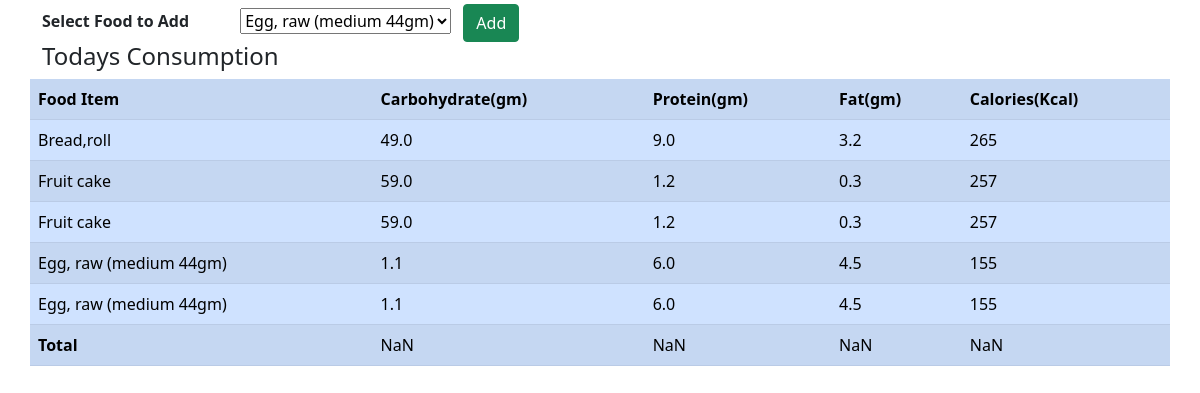
Before: / (signed in) with the older database file.
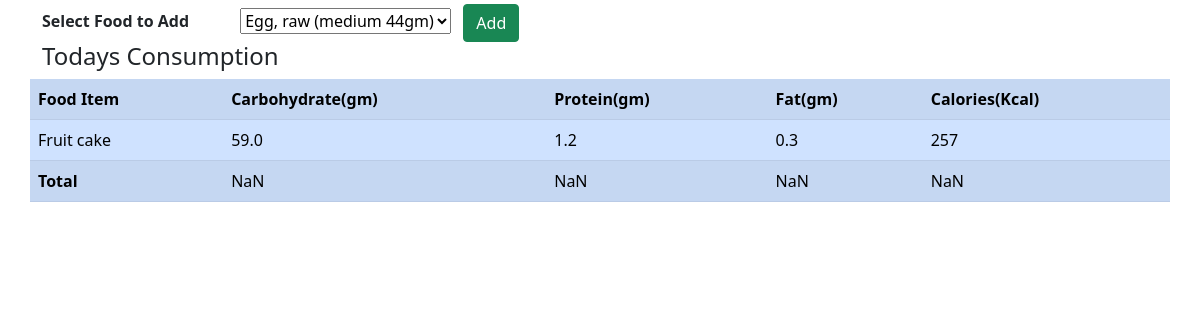
After: the same page with the newer database file.
### myapp/models.py (models this page shows, shortened)
class Consume(models.Model):
    user = models.ForeignKey(User, on_delete=models.CASCADE)
    food_consumed = models.ForeignKey(Food, on_delete=models.CASCADE)

class Food(models.Model):
    name = models.CharField(max_length=100)
    carbs = models.FloatField()
    protein = models.FloatField()
    fats = models.FloatField()
    calories = models.IntegerField()

### myapp/views.py (the view)
# urls.py: path('',views.index,name='index'),
def index(request):
    if request.method == "POST":
        food_consumed = request.POST['food_consumed']
        consume = Food.objects.get(name=food_consumed)
        user = request.user
        consume = Consume(user=user,food_consumed=consume)
        consume.save()
        foods = Food.objects.all()
    else:
        foods = Food.objects.all()
    consumed_food = Consume.objects.filter(user=request.user)
    return render(request,'myapp/index.html',{'foods':foods,'consumed_food':consumed_food})

### myapp/templates/myapp/index.html (shortened to what this page needs)
<!DOCTYPE html>
<html lang="en">
<head>
    <link href="https://cdn.jsdelivr.net/npm/bootstrap@5.0.2/dist/css/bootstrap.min.css" rel="stylesheet"
>
</head>
<body>
    <div class="container">
        <div class="row">
            <div class="col-md-12">
                <form method="POST">
                    <div class="form-group">
                        <label class="col-md-2">
                            <b>Select Food to Add</b>
                        </label>
                        <select class="m-2" class="col-md-6 form-control" name="food_consumed" id="food_consumed">
                            {% for food in foods %}
                            <option value="{{food.name}}">{{food.name}}</option>
                            {% endfor %}
                        </select>
                        <button class="btn btn-success" type="submit">Add</button>
                    </div>
                </form>
            </div>
        </div>
        <div class="row">
            <div class="col-md-6">
                <h4>Todays Consumption</h4>
            </div>
            <table id="table" class="table table-striped table-primary">
                <tr>
                    <th>Food Item</th>
                    <th>Carbohydrate(gm)</th>
                    <th>Protein(gm)</th>
                    <th>Fat(gm)</th>
                    <th>Calories(Kcal)</th>
                </tr>
                {% for c in consumed_food %}
                <tr>
                    <td>{{c.food_consumed.name}}</td>
                    <td>{{c.food_consumed.carbs}}</td>
                    <td>{{c.food_consumed.protein}}</td>
                    <td>{{c.food_consumed.fats}}</td>
                    <td>{{c.food_consumed.calories}}</td>
                </tr>
                {% endfor %}
                <tr>
                    <td id="name"><b>Total</b></td>
                    <td id="totalCarbs"><b></b></td>
                    <td id="totalProtein"><b></b></td>
                    <td id="totalFat"><b></b></td>
                    <td id="totalCalories"><b></b></td>
                </tr>
            </table>
        </div>
    </div>
</body>
</html>

Changed rows visible on the page:
removed Consume: food_consumed.name "Bread,roll", food_consumed.carbs "49.0", food_consumed.protein "9.0", food_consumed.fats "3.2", food_consumed.calories "265"
removed Consume: food_consumed.name "Fruit cake", food_consumed.carbs "59.0", food_consumed.protein "1.2", food_consumed.fats "0.3", food_consumed.calories "257"
removed Consume: food_consumed.name "Egg, raw (medium 44gm)", food_consumed.carbs "1.1", food_consumed.protein "6.0", food_consumed.fats "4.5", food_consumed.calories "155"
removed Consume: food_consumed.name "Egg, raw (medium 44gm)", food_consumed.carbs "1.1", food_consumed.protein "6.0", food_consumed.fats "4.5", food_consumed.calories "155"
